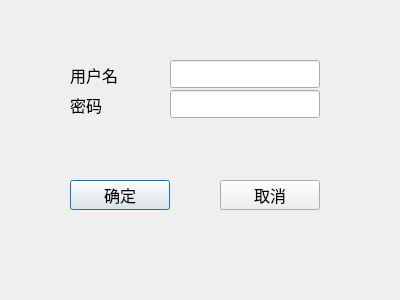
<?xml version="1.0" encoding="UTF-8"?>
<ui version="4.0">
 <class>RegisterDialog</class>
 <widget class="QDialog" name="RegisterDialog">
  <property name="geometry">
   <rect>
    <x>0</x>
    <y>0</y>
    <width>400</width>
    <height>300</height>
   </rect>
  </property>
  <property name="windowTitle">
   <string>Dialog</string>
  </property>
  <widget class="QLabel" name="label">
   <property name="geometry">
    <rect>
     <x>70</x>
     <y>60</y>
     <width>100</width>
     <height>30</height>
    </rect>
   </property>
   <property name="font">
    <font>
     <family>宋体</family>
     <pointsize>12</pointsize>
    </font>
   </property>
   <property name="text">
    <string>用户名</string>
   </property>
  </widget>
  <widget class="QLabel" name="label_2">
   <property name="geometry">
    <rect>
     <x>70</x>
     <y>90</y>
     <width>100</width>
     <height>30</height>
    </rect>
   </property>
   <property name="font">
    <font>
     <family>宋体</family>
     <pointsize>12</pointsize>
    </font>
   </property>
   <property name="text">
    <string>密码</string>
   </property>
  </widget>
  <widget class="QLineEdit" name="lineEdit_user_add">
   <property name="geometry">
    <rect>
     <x>170</x>
     <y>60</y>
     <width>150</width>
     <height>28</height>
    </rect>
   </property>
   <property name="font">
    <font>
     <family>Arial</family>
     <pointsize>12</pointsize>
    </font>
   </property>
  </widget>
  <widget class="QLineEdit" name="lineEdit_pwd_add">
   <property name="geometry">
    <rect>
     <x>170</x>
     <y>90</y>
     <width>150</width>
     <height>28</height>
    </rect>
   </property>
   <property name="font">
    <font>
     <family>Arial</family>
     <pointsize>12</pointsize>
    </font>
   </property>
  </widget>
  <widget class="QPushButton" name="confirmButton">
   <property name="geometry">
    <rect>
     <x>70</x>
     <y>180</y>
     <width>100</width>
     <height>30</height>
    </rect>
   </property>
   <property name="font">
    <font>
     <family>宋体</family>
     <pointsize>12</pointsize>
    </font>
   </property>
   <property name="text">
    <string>确定</string>
   </property>
  </widget>
  <widget class="QPushButton" name="cancelButton">
   <property name="geometry">
    <rect>
     <x>220</x>
     <y>180</y>
     <width>100</width>
     <height>30</height>
    </rect>
   </property>
   <property name="font">
    <font>
     <family>宋体</family>
     <pointsize>12</pointsize>
    </font>
   </property>
   <property name="text">
    <string>取消</string>
   </property>
  </widget>
 </widget>
 <resources/>
 <connections/>
</ui>
